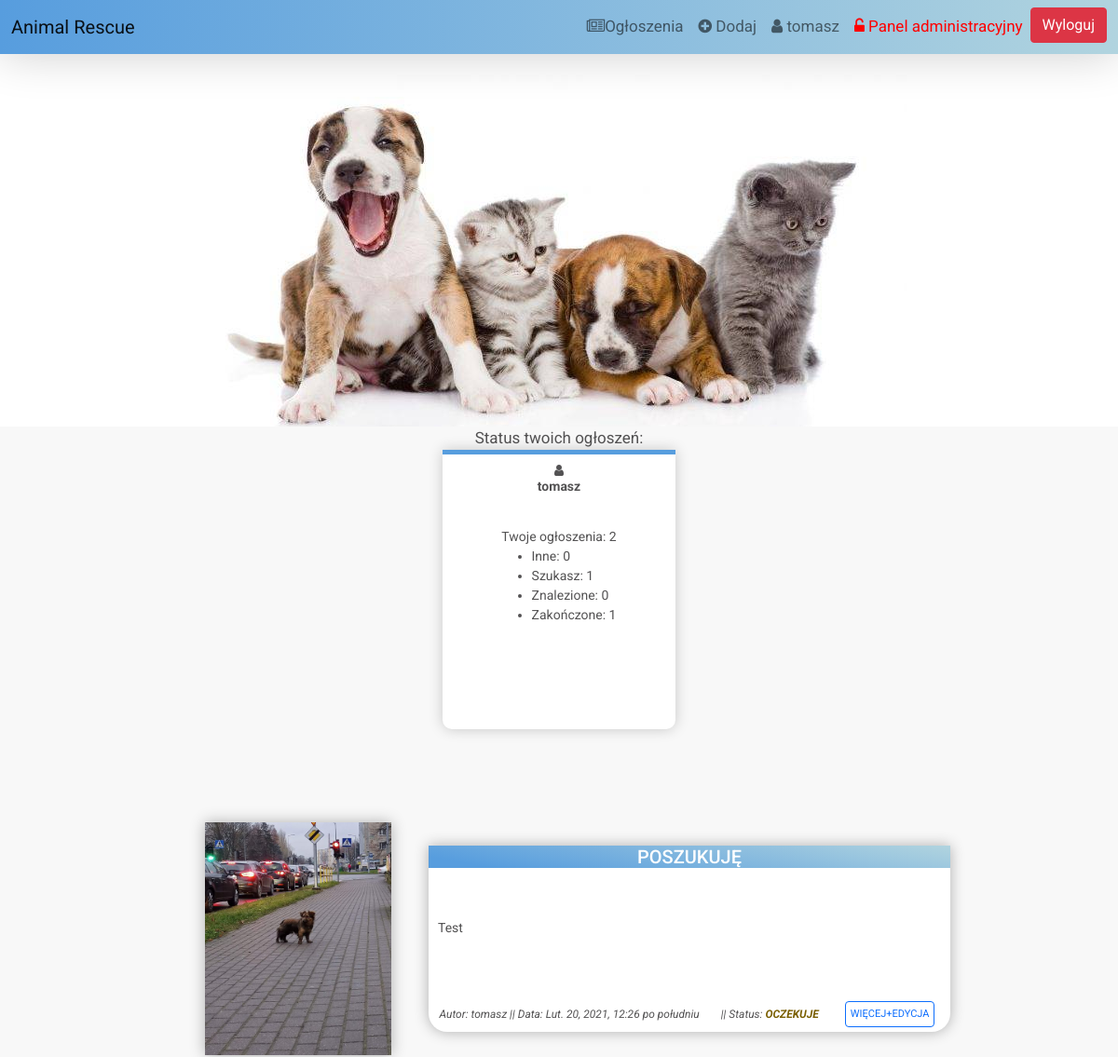
Page /user/ (signed in, upper part) on the earlier database version.
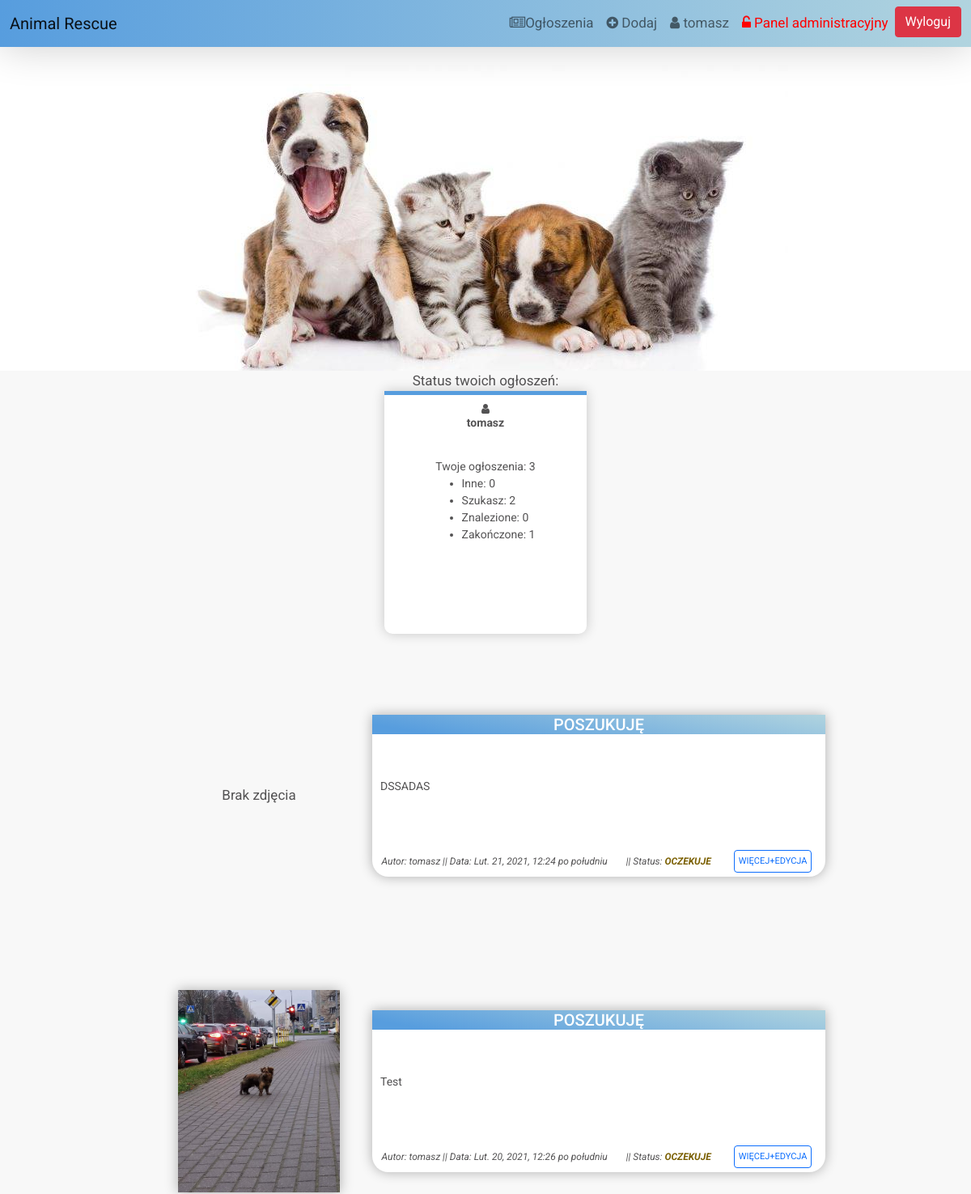
Same page on the later database version.
### index/models.py (models this page shows, shortened)
class ToDo(models.Model):
    Miasto = models.CharField(max_length=25, help_text='Podać miasto')
    Lokalizacja = models.CharField(max_length=50, blank=True, help_text='<b>* Pole niewymagane</b><br>Podać lokalizację(np. ulica)')
    Opis = models.TextField(help_text='Podaj dokładny opis') #jezeli nie chce to nie musi uzupelniac
    Zdjęcie = models.ImageField(upload_to='index/pictures', blank=True, help_text='<b>* Pole niewymagane</b><br>Wklej zdjęcie')
    created=models.DateTimeField(auto_now_add=True)
    user = models.ForeignKey(User, on_delete=models.CASCADE)
    Kategoria = models.CharField(max_length=15, choices=TITLE_CHOICES, help_text='Wybierz kategorie ogłoszenia')
    Kontakt = models.CharField(max_length=30, blank=True, help_text='<b>* Pole niewymagane</b><br>Numer kontaktowy, mail itp.')
    Akceptacja = models.CharField(max_length=15, choices=ACCEPT_CHOICES, blank=True)

### index/views.py (the view)
# urls.py: path('user/', views.UserTodo, name='UserTodo'),
def UserTodo(request):
    if request.user.is_authenticated:
        TODOS=ToDo.objects.all().order_by('-created')
        usercount = ToDo.objects.filter(user=request.user)
        usercountfound = ToDo.objects.filter(user=request.user).filter(Kategoria='ZNALEZIONO')
        usercountsearch = ToDo.objects.filter(user=request.user).filter(Kategoria='SZUKAM')
        usercountend = ToDo.objects.filter(user=request.user).filter(Kategoria='ZAKOŃCZONE')
        usercountothers = ToDo.objects.filter(user=request.user).filter(Kategoria='INNE')
        return render(request,'index/usertodo.html', {'TODOS':TODOS, 'usercount':usercount,'usercountfound':usercountfound, 'usercountsearch':usercountsearch,
        'usercountend':usercountend, 'usercountothers':usercountothers,})
    else:
        return render(request,'index/usertodo.html')

### index/templates/index/usertodo.html (shortened to what this page needs)
{% extends 'index/base.html' %}
{% load static %}
{% block content %}
<center>Status twoich ogłoszeń:</center>
{% if user.is_authenticated %}
  <div class="usertodo-current">
    <i class="fa fa-user"></i><b>{{ user.username }}</b>
    Twoje ogłoszenia: {{ usercount.count }}<br/>
    <ul>
      <li class="li-others">Inne: {{ usercountothers.count }}</li>
      <li class="li-search">Szukasz: {{ usercountsearch.count }}</li>
      <li class="li-found">Znalezione: {{ usercountfound.count }}</li>
      <li class="li-end">Zakończone: {{ usercountend.count }}</li>
    </ul>
  </div>
  {% for ToDo in TODOS %}
  {% ifequal ToDo.user|stringformat:"s" request.user.username %}
  <center>
  <div class="card-currents mb-3">
    <div class="row g-0">
      <div class="col-md-4">
        {% if ToDo.Zdjęcie.url is not Null %}
        <a href="{{ ToDo.Zdjęcie.url }}"><img src="{{ ToDo.Zdjęcie.url }}"></a>
        {% else %}
        Brak zdjęcia
        {% endif %}
      </div>
      <div class="col-md-8">
        {% if ToDo.Kategoria == 'ZNALEZIONO' %}
        <div class="card-body-currents">
          <h5 class="card-title">ZNALEZIONO</h5>
          {% elif ToDo.Kategoria == 'SZUKAM' %}
          <div class="card-body-currents">
          <h5 class="card-title">POSZUKUJĘ</h5>
          {% elif ToDo.Kategoria == 'INNE' %}
          <div class="card-body-currents">
          <h5 class="card-title">INNE</h5>
          {% else %}
          <div class="card-body-currents-done">
          <h5 class="card-title-done">ZAKOŃCZONE</h5>
          {% endif %}
          <p class="card-text">{{ ToDo.Opis|truncatechars:250 }}</p>
          <div class="card-info">
            <i>Autor: {{ ToDo.user}} || Data: {{ ToDo.created }}</i>
            <i> || Status:
            {% if ToDo.Akceptacja == 'TAK' %}
              <i style="color:green;"><b>AKCEPTACJA</b></i>
            {% elif ToDo.Akceptacja == 'NIE' %}
              <i style="color:red"><b>ODRZUCONY</b></i>
            {% else %}
              <i style="color:rgb(122, 95, 0)"><b>OCZEKUJE</b></i>
            {% endif %}
            </i>
            <a href="{% url 'detail' ToDo.id %}">
                <button type="button" class="btn btn-outline-primary">WIĘCEJ+EDYCJA</button>
            </a>
            </div>
          </div>
        </div>
      </div>
    </div>
  </center>
  {% endifequal %}
  {% endfor %}
{% endif %}
{% endblock %}

Differences in the rows shown:
added ToDo: Zdjęcie "Brak zdjęcia", Kategoria "POSZUKUJĘ", Opis "DSSADAS", user "tomasz", created "Lut. 21, 2021, 12:24 po południu", Akceptacja "OCZEKUJE"
Other differences:
{{ usercount.count }}: "2" → "3"
{{ usercountsearch.count }}: "1" → "2"
